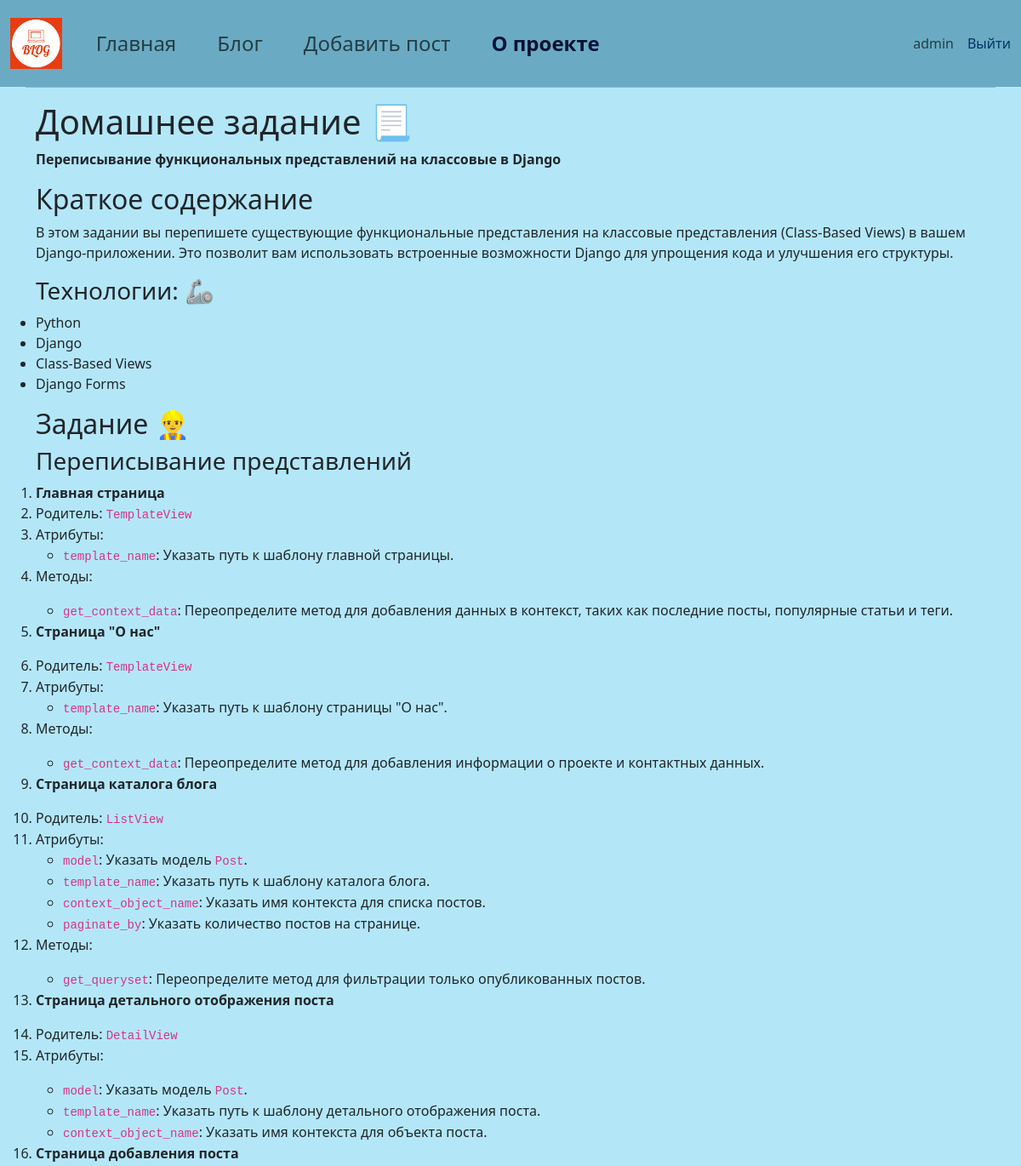
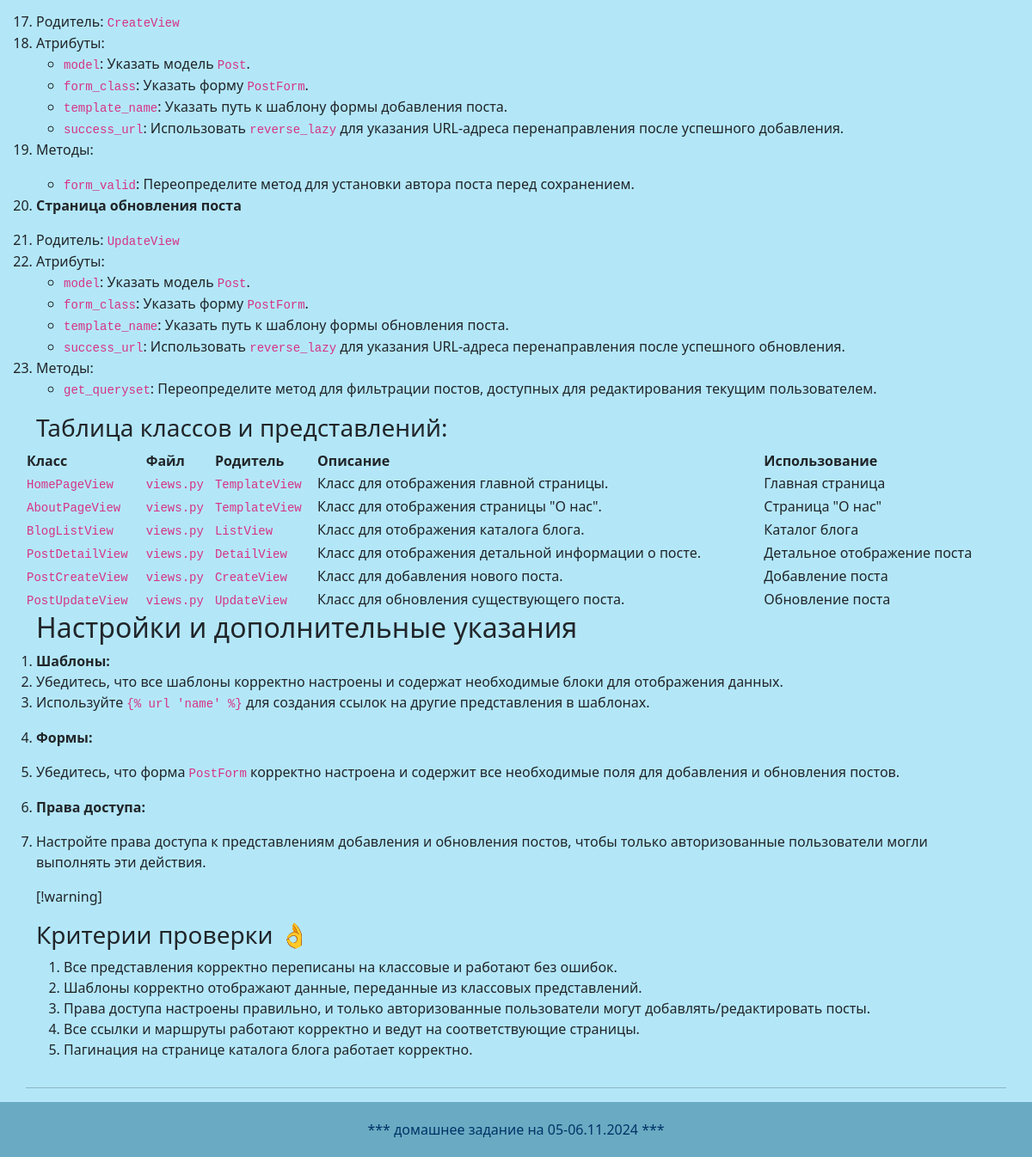
The app's page /about/ (signed in) with its own data (2 pictures, top to bottom).
### users/models.py (models this page shows, shortened)
class User(AbstractUser):
    email = models.EmailField(unique=True, verbose_name='Email')
    photo = models.ImageField(upload_to='users/images/%Y/%m/%d/', blank=True, null=True, verbose_name='Фотография')
    date_birth = models.DateTimeField(blank=True, null=True, verbose_name='Дата рождения')
    github_id = models.CharField(max_length=255, blank=True, null=True)
    vk_id = models.CharField(max_length=255, blank=True, null=True)

### blog_app/models.py (models this page shows)
class DZ(models.Model):
    text = models.TextField(verbose_name='Текст')
    published_date = models.DateTimeField(auto_now_add=True, verbose_name='Дата создания')
    class Meta:
        verbose_name = "Домашнее задание"
        verbose_name_plural = "Задания"

### blog_app/views.py (the view)
# urls.py: path("about/", AboutView.as_view(), name="about"),
class AboutView(TemplateView):
    template_name = 'about.html'
    def get_context_data(self, **kwargs):
        context = super().get_context_data(**kwargs)
        context['menu'] = menu
        context['page_alias'] = 'about'
        context['dz'] = DZ.objects.last()
        return context

### blog_app/templatetags/md_to_html.py (called while the page is built)
@register.simple_tag(name='md_to_html')
def markdown_to_html(markdown_text: str) -> str:
    md_extensions = ['extra', 'fenced_code', 'tables']
    html_content = markdown.markdown(markdown_text, extensions=md_extensions)
    return mark_safe(html_content)

### templates/about.html (shortened to what this page needs)
{% extends 'base.html' %}
{% load md_to_html %}
{% block content %}
<div class="container">
  <div class="row">
    {% md_to_html dz.text %}
  </div>
</div>
{% endblock %}

### templates/menu.html (shortened to what this page needs)
{% load static %}
{% block nav %}
<nav class="navbar navbar-expand-lg bg-body-tertiary py-3" style="color: #003366 !important; background-color: #6aabc3 !important;">
  <div class="container-fluid">
    <a class="navbar-brand" href="#">
      <img src="{% static 'images/logo.png' %}" alt="ЛОГОТИП" style="height: 60px;">
    </a>
    <div class="collapse navbar-collapse" id="navbarNavAltMarkup">
      <ul class="navbar-nav fs-4">
        {% for item in menu %}
        <li class="nav-item mx-3">
          <a class="nav-link
          {% if item.alias == page_alias %}
          active fw-bold
          {% endif %}"
          style="{% if item.alias == page_alias %} color: #001133 !important; {% endif %}"
          href="{% url item.alias %}">{{ item.name }}</a>
        </li>
        {% endfor %}
      </ul>
    </div>
    {% if user.is_authenticated %}
      <span class="navbar-text me-3">
        {{ user.username }}
      </span>
      <form method="post" action="{% url 'logout' %}" class="d-inline">
        <button type="submit" class="btn btn-link nav-link p-0 m-0 align-baseline">Выйти</button>
      </form>
      {% else %}
        <a class="nav-link me-3" href="{% url 'login' %}">Вход</a>
        <a class="nav-link" href="{% url 'register' %}">Регистрация</a>
      {% endif %}
  </div>
</nav>
{% endblock %}

### static/css/my_style1.css (style rules this page uses)
html, body { height: 100%; margin: 0; display: flex; flex-direction: column; }
body { background-color: #b3e7f8; }

### records on screen
User: username "admin"
DZ: text "Домашнее задание 📃 Переписывание функциональных представлений на классовые в Django Краткое содержание В этом задании вы перепишете существующие функциональные представления на классовые представления (Class-Based Views) в вашем Django-приложении. Это позволит вам использовать встроенные возможности Django для упрощения кода и улучшения его структуры. Технологии: 🦾 Python Django Class-Based Views Django Forms Задание 👷‍♂️ Переписывание представлений Главная страница Родитель: TemplateView Атрибуты: template_name : Указать путь к шаблону главной страницы. Методы: get_context_data : Переопределите метод для добавления данных в контекст, таких как последние посты, популярные статьи и теги.…"

### other values on screen
{{ item.name }} "Главная" "Блог" "Добавить пост" "О проекте"
